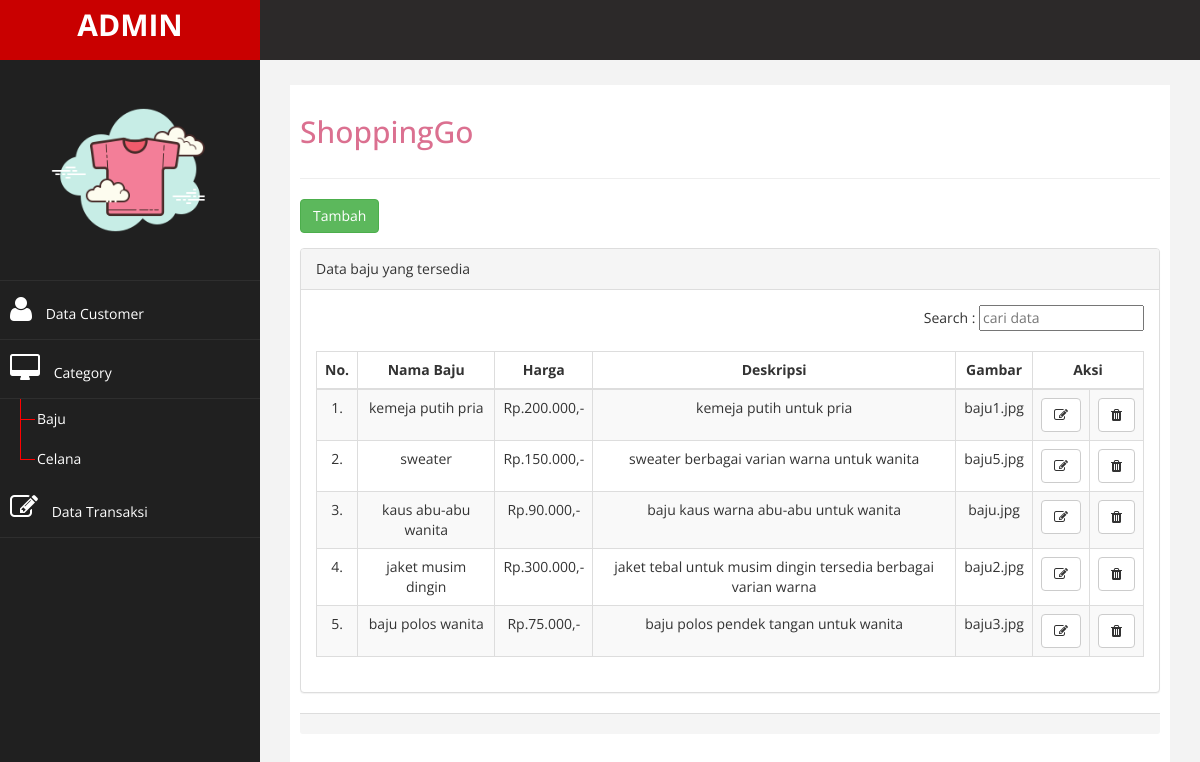
Screenshot of /index.php/admin/baju with the database file from the repository.
### tables this page shows
CREATE TABLE IF NOT EXISTS `baju` (
  `id_baju` int(15) NOT NULL,
  `nama_baju` varchar(50) NOT NULL,
  `harga` int(15) NOT NULL,
  `deskripsi` varchar(200) NOT NULL,
  `gambar` text
);

### application/controllers/admin/baju.php (called while the page is built, shortened)
<?php
class baju extends CI_Controller {
    public function __construct()
    {
        $this->load->model('Mbaju');
    }
    public function index()
    {
        $data['home'] = true;
        $data['hasil'] = $this->Mbaju->getList();
        $this->load->view('admin/v_baju.php',$data);
    }
}
?>

### index.php (called while the page is built, shortened)
<?php
require_once BASEPATH.'core/CodeIgniter.php';

### application/models/Mbaju.php (called while the page is built, shortened)
<?php
class Mbaju extends CI_Model{
	public $table = "baju";
	public function getList(){
		$this->db->order_by('id_baju',"DESC");
		$query = $this->db->get($this->table);
		return $query->result();
	}
}
?>

### application/views/admin/v_baju.php (the view)
<?php $this->load->view('admin/header.php')?>
        <div id="page-wrapper" >
            <div id="page-inner">
                <div class="row">
                    <div class="col-md-12">
                     <h2><font color="#DB709">ShoppingGo</font></h2>
                    </div>
                </div>
                 <hr />
        <div class="form-group row" align="left">
                <div class="col-sm-12 ml-auto">
                    <a href="<?php echo site_url()?>/admin/baju/add" class="btn btn-success">Tambah</a>
                </div>
        </div>
        <div class="row">
            <div class="col-md-12">
                <div class="panel panel-default">
                    <div class="panel-heading">
                        Data baju yang tersedia
                    </div>
                <div class="panel-body">
                        <form align="right" action="" method="POST">
                        Search : <input type="text" name="query" placeholder="cari data"/>
                        </form><br>
                    <div class="table-responsive">
                        <?php if ($hasil):?>
                        <table class="table table-striped table-bordered table-hover" id="dataTables-example">
                        <thead>
                            <tr>
                            <th><center><b>No.</th>
                            <th><center><b>Nama Baju</th>
                            <th><center><b>Harga</th>
                            <th><center><b>Deskripsi</th>
                            <th><center><b>Gambar</th>
                            <th colspan="3"><center><b>Aksi</th>
                            </tr>
                        </thead>
                        <tbody>
                            <?php $i=1;?>
                            <?php foreach ($hasil as $row):?>
                            <tr>
                            <td><center><?php echo $i?>.</td>
                            <td><center><?php echo $row->nama_baju?></td>
                            <td><center>Rp.<?php echo number_format($row->harga,0,',','.')?>,-</td>
                            <td><center><?php echo $row->deskripsi?></td>
                             <td><center><?php echo $row->gambar?></td>
                            <td align="center"><a class="btn btn-default" href="<?php echo site_url("admin/baju/add/$row->id_baju")?>" title="Edit"><i class="fa fa-edit "></i></a></td>
                            <td align="center"><a onclick="return confirm('Yakin data anda ingin di hapus?')" class="btn btn-default" href="<?php echo site_url("admin/baju/delete/$row->id_baju")?>" title="Hapus"><i class="fa fa-trash"></i></a></td>
                            </tr>
                                <?php $i++?>
                                <?php endforeach?>
                        </tbody>
                        </table>
                            <?php else: ?>
                            Tidak ada data
                            <?php endif?>
                </div>
                </div>
                </div>
            </div>
        </div>
<?php $this->load->view('admin/footer.php')?>

### application/views/admin/header.php (shortened to what this page needs)
<!DOCTYPE html>
<html xmlns="http://www.w3.org/1999/xhtml">
<head>
    <link href="https://cdn.datatables.net/1.10.19/css/jquery.dataTables.min.css" rel="stylesheet" />
    <link href="https://cdn.datatables.net/buttons/1.5.6/css/buttons.dataTables.min.css" rel="stylesheet" />
    <link href="<?php echo base_url();?>/assets/css/bootstrap.css" rel="stylesheet" />
    <link href="<?php echo base_url();?>/assets/css/font-awesome.css" rel="stylesheet" />
    <link href="<?php echo base_url();?>/assets/js/morris/morris-0.4.3.min.css" rel="stylesheet" />
    <link href="<?php echo base_url();?>/assets/css/custom.css" rel="stylesheet" />
    <link href="<?= base_url();?>assets/js/dataTables/dataTables.bootstrap.css" rel="stylesheet" />
</head>
<body>
    <div id="wrapper">
        <nav class="navbar navbar-default navbar-cls-top " role="navigation" style="margin-bottom: 0">
            <div class="navbar-header">
                <a class="navbar-brand">ADMIN</a>
            </div>
<div style="color: white;
padding: 15px 50px 5px 50px;
float: right;
font-size: 13px;">  &nbsp;
        </nav>
        <nav class="navbar-default navbar-side" role="navigation">
            <div class="sidebar-collapse">
            <ul class="nav" id="main-menu">
            <li class="text-center">
                <img src="http://localhost/penjualan/assets/img/t-shirt.png" class="user-image img-responsive"/>
            </li>
            <li>
                <a href="<?php echo site_url()?>/admin/customer"><i class="fa fa-user fa-2x"></i> Data Customer</a>
            </li>
            <li>
                <a href=""><i class="fa fa-desktop fa-2x"></i> Category</a>
            </li>
                <ul class="nav nav-second-level">
            <li>
                <a href="<?php echo site_url()?>/admin/baju">Baju</a>
            </li>
            <li>
                <a href="<?php echo site_url()?>/admin/celana">Celana</a>
            </li>
                </ul>
            <li>
                <a href="<?php echo site_url()?>/admin/transaksi"><i class="fa fa-edit fa-2x"></i> Data Transaksi</a>
            </li>
            </div>
        </nav>

### application/views/admin/footer.php (shortened to what this page needs)
<div class="panel-footer">
    </div>
            </div>
        </div>
</body>
</html>

### assets/css/custom.css (style rules this page uses)
body { font-family: 'Open Sans', sans-serif; }
#wrapper { width: 100%; background:#202020; }
#page-wrapper { padding: 15px 15px; min-height: 600px; background:#F3F3F3; }
#page-inner { width:100%; margin:10px 20px 10px 0px; background-color:#fff!important; padding:10px; min-height:1200px; }
.text-center { text-align:center; }
h2 { color: #f00; }
.user-image { margin: 25px auto; -webkit-border-radius: 10px; -moz-border-radius: 10px; border-radius: 10px; max-height:170px; max-width:170px; }
.navbar-cls-top .navbar-brand { color: #fff; background: #105C91; width: 260px; text-align: center; height: 60px; font-size: 30px; font-weight: 700; }
.nav-second-level li, .nav-third-level li { border-bottom: none !important; }
.nav-second-level li a { padding-left: 37px; }
.sidebar-collapse , .sidebar-collapse .nav { background:none; }
.sidebar-collapse .nav { padding:0; }
.sidebar-collapse .nav > li > a { color:#fff; background:#202020; text-shadow:none; }
.sidebar-collapse > .nav > li > a { padding:15px 10px; }
.sidebar-collapse > .nav > li { border-bottom: 1px solid rgba(107, 108, 109, 0.19); }
.nav-second-level > li > a:before , .nav-third-level > li > a:before { content:""; display:block; position:absolute; left:20px; width:15px; height:1px; background:#ff0000; top:20px; }
.nav-second-level > li > a:after, .nav-third-level > li > a:after { content:""; display:block; position:absolute; left:20px; width:1px; height:100%; background:#ff0000; top:0px; z-index:10; }
.nav-second-level > li:last-child > a:after, .nav-third-level > li:last-child > a:after { height:50%; }
.navbar-side { border:none; background-color: #202020; }
.navbar-cls-top { background:#2C2929; border-bottom:none; }
.navbar-default { border:0px solid black; }
.navbar-header { background: #105C91; }
.nav > li > a > i { margin-right:10px; }
@media (min-width:768px) { #page-wrapper { margin: 0 0 0 260px; padding: 15px 30px; min-height: 1200px; } }
@media (min-width:768px) { .navbar-side { z-index: 1; position: absolute; width: 260px; } }
@media (min-width:768px) { .navbar { border-radius: 0px; } }

### rows the page displays
baju: nama_baju "kemeja putih pria", harga "200.000", deskripsi "kemeja putih untuk pria", gambar "baju1.jpg"
baju: nama_baju "sweater", harga "150.000", deskripsi "sweater berbagai varian warna untuk wanita", gambar "baju5.jpg"
baju: nama_baju "kaus abu-abu wanita", harga "90.000", deskripsi "baju kaus warna abu-abu untuk wanita", gambar "baju.jpg"
baju: nama_baju "jaket musim dingin", harga "300.000", deskripsi "jaket tebal untuk musim dingin tersedia berbagai varian warna", gambar "baju2.jpg"
baju: nama_baju "baju polos wanita", harga "75.000", deskripsi "baju polos pendek tangan untuk wanita", gambar "baju3.jpg"
